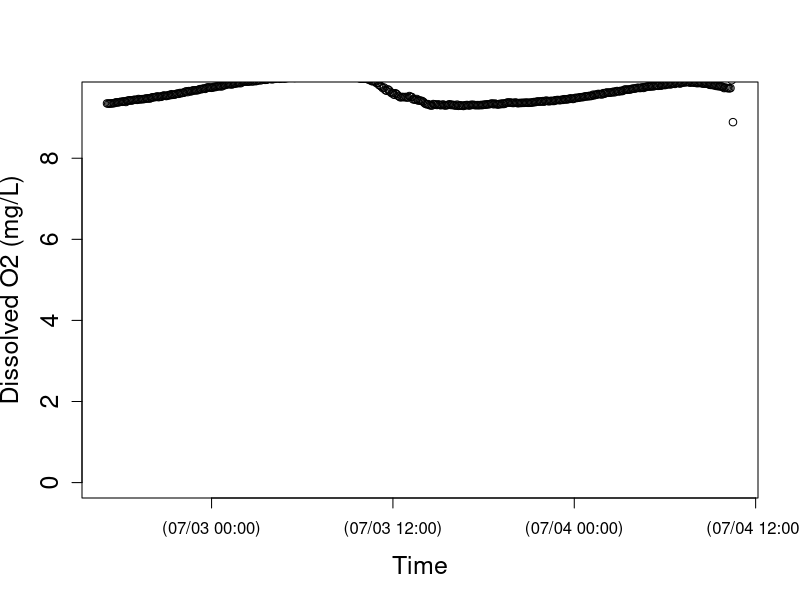
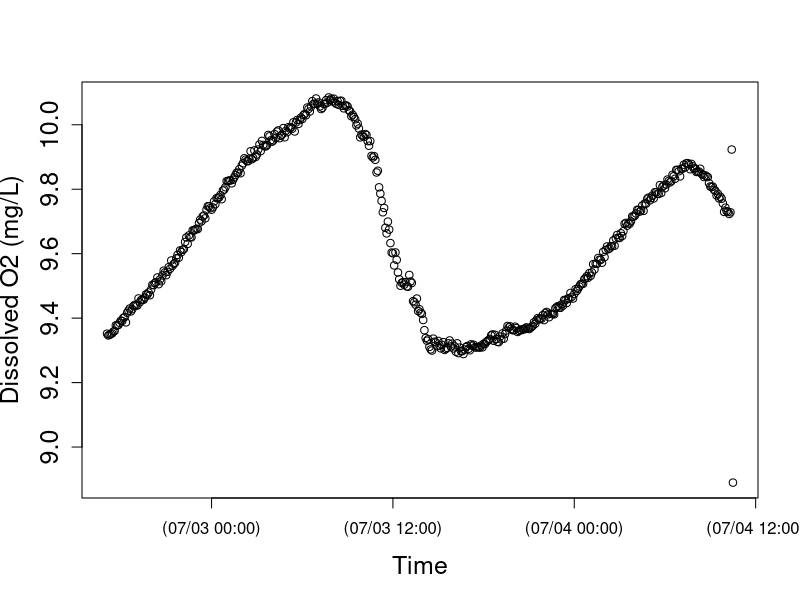

Generate these figures, in order, with R: (Note: this script raises an error after producing the figures.)
setwd("N:/Thesis.N/FreshStart_trans/TempLight_trans/TempLightSum18_trans/ST2jul18")
install.packages("chron")
library(chron)
StreamData=read.table("ST2jul18.txt",header=TRUE)  	##time is in seconds since 1970 and in UTC
StreamData$dtime<-chron(StreamData$time/86400)-(7/24)
## Check new chron object dtime and O2 data
## here is where you can target and remove outliers if you want to check before running models 
plot(StreamData$dtime, StreamData$oxy,cex.lab=1.5, cex.axis=1.5, lwd=1,ylim=c(0,9.5), xlab="Time",ylab="Dissolved O2 (mg/L)")
plot(StreamData$dtime, StreamData$oxy,cex.lab=1.5, cex.axis=1.5, lwd=1, xlab="Time",ylab="Dissolved O2 (mg/L)")

# END data important and management
# [2] LOAD O2 SATURATION FUNCTION

osat<- function(temp, bp) {
  
  tstd<-log((298.15-temp) / (273.15 + temp))
  
  a0<-2.00907
  a1<-3.22014
  a2<-4.0501
  a3<-4.94457
  a4<- -0.256847
  a5<- 3.88767
  
  u<-10^(8.10765-(1750.286/(235+temp)))
  
  sato<-(exp(a0 + a1*tstd + a2*tstd^2 + a3*tstd^3 + a4*tstd^4+a5*tstd^5))*((bp-u)/(760-u))*1.42905
  sato
}

#end of function
# END loading O2 SAT calc #
# [3] LOAD BAROMETRIC PRESSURE FUNCTION
## Function to correct barometric pressure for altitude. From Colt (2012).
## This function gives bp in mmHg for altitude given nearby measurement of standardized barometric pressure. 
## temp is degC 
## alt is m
## bpst is in inches of Hg and the sort of data you will find from U.S. weather stations.  Delete the *25.4 if you in the rest of the world where pressure is given in metric units
####function returns mm of Hg
bpcalc<- function(bpst, alt) {
  bpst*25.4*exp((-9.80665*0.0289644*alt)/(8.31447*(273.15+15)))
}
#end of function
# END loading BP calc function ####### 
# [4] LOAD GAS EXCHANGE (K) FUNCTIONS
# NOTE: The functions you use will depend on the methods used to estimate K (O2, propane, SF6). The temperature correction (Kcor) is embedded in the models below, but the Kcor function must be loaded into R before running the model.
# UNITS are day^(-1)
## This code does the opposite of Kcor below; it estimates K600 for KO2 at a given temperature. From Wanninkhof (1992).
K600fromO2<-function (temp, KO2) {
  ((600/(1800.6 - (120.1 * temp) + (3.7818 * temp^2) - (0.047608 * temp^3)))^-0.5) * KO2
}
#end of function
# This calculates K600 from K measured in a propane addition. From Raymond et al. (2012).
K600frompropane<-function (temp, Kpropane) {
  ((600/(2864 - (154.14 * temp) + (3.791 * temp^2) - (0.0379 * temp^3)))^-0.5) * Kpropane
}
#end of function
# This calculates K600 from K measured in a SF6 addition. From Raymond et al. (2012).
K600fromSF6<-function(temp, KSF6) {
  ((600/(3255.3-(217.13*temp)+(6.837*temp^2)-(0.08607*temp^3)))^-0.5)*KSF6
}
#end of function
# This function calculates KO2 at any given tempertaure from K600. via schmidt number scaling.  The scaling equation if From JÃ¤hne et al. (1987), Schmidt number conversions from Wanninkhof et al. 1992.
Kcor<-function (temp,K600){
  K600/(600/(1800.6-(temp*120.1)+(3.7818*temp^2)-(0.047608*temp^3)))^-0.5
}
#end of function
# END loading K functions
# [5] NIGHTTIME REGRESSION to estimate K -- OPTIONAL
### nighttime regression code to estimate K. Approach as in Hornberger and Kelly (1975).
## o2 file is your oxygen data (defined in subsetting)
## bp is barometric pressure in mm Hg for your site, 
## ts is the time step in MINUTES (not days as in metabolism code below)

nightreg<-function(o2file, bp, ts){
  
  temp<-o2file$temp
  oxy<-o2file$oxy
  
  # moving average on oxy data
  oxyf1<-filter(o2file$oxy,rep(1/3,3), sides=2)
  
  # trim the ends of the oxy data
  oxyf2<- oxyf1[c(-1,-length(oxyf1))]
  
  # calculate delO/delt; convert to units of days by ts in min-1*1440
  deltaO2<-((oxyf2[-1]-oxyf2[-length(oxyf2)])/ts)*1440
  
  # Trim the first two and last one from the temp data to match the filter oxy data
  temptrim<-temp[c(-2:-1,-length(temp))]
  
  # calc the dodef
  satdef<-osat(temptrim,bp)-oxyf2[-1]
  
  # fit linear model and plot using linear model fitting (lm) and abline functions in R stats package
  nreg<-lm(deltaO2~satdef)
  plot(satdef,deltaO2)
  abline(nreg)
  
  # use coef function in R stats package to get lm coefficients
  coeff<-coef(nreg)
  
  # output gives lm coeff and K600 (converted from nighttime regression estimate of KO2)
  out<-list(coeff, K600fromO2(mean(temp), coeff[2]))
  out
  
}
#end of function
# NOTE: this approach works better for some sites/dates than others; always check that your model fit is good and that your K600 estimate makes sense!
#Call as:  The first argument in the function defines when to pull data.  In this case on 10/27/204 (for spring creek) between 18:05 and 23:00

nightreg(StreamData[StreamData$dtime>=as.numeric(chron(dates="07/19/17", times="18:10:00")) & StreamData$dtime<=as.numeric(chron(dates="07/21/17", times="10:00:00")), ], bp=660, ts=10)
# END nighttime regression calculation of K #
# check that light makes sense
plot(StreamData$dtime, StreamData$light,cex.lab=1.5, cex.axis=1.5, lwd=1, xlab="Time",ylab="PAR (umol photons/s/m2)")
# END light
# [7] MODEL v1 - RIVERMETABK; solves for GPP, ER, AND K
##
# [7a] LOAD RIVERMETABK functions
###########################################

## VERSION 1 of possible metabolism model

##### now estimate metabolism

## parameter names (and units) for BOTH rivermetab functions (solving for or fixing K600):
## oxy.mod = modeled O2 (mg/L)
## oxy = O2 data (mg/L)
## MET[1] = GPP = estimated daily gross primary production (g O2 m-2 d-1); + flux of O2 production
## MET[2] = ER = estimated daily ecosystem respiration (g O2 m-2 d-1); - flux of O2 consumption 
## MET[3] = K = estimated K600 (d-1)
## z = estimated site depth (m)
## Kcor = KO2 corrected for temperature, calculated from K600 (d-1)
## bp = barometric pressure (mmHg)
## temp = water temperature (C)
## light = PAR data (or modlight from above light function)
## ts = time step of O2 data from logger (10 min intervals --> units are day, so 10/1440=0.06944)

# Model to calculate GPP, ER and K simultaneously
# This model is advantageous in the sense that one can estimate K from the data, but beware that it may be an overparameterized model.  
# Note that you have the opportunity below to use your light data or modeled light (here as data$light estimated for spring creek and french creek with the light model function above). You decide and modify the function and data names accordingly.

# rivermetabK is the master function that calls the MLE function (onestationmleK) and plotting function (onestationplot) below
rivermetabK<-function(o2file, z, bp, ts){
  
  ##pull data out of loaded o2file (subset in CALL function) and give it a name. 
  temp<-o2file$temp
  oxy<-o2file$oxy
  light<-o2file$light
  
  ##This calls onestationmleK (below) to calculate metabolism by non-linear minimization. We use nlm() function in R stats package; for more information see "help(nlm)"  The first argument is the function to be minimized, the second defines the starting values.  The function that is minimized (onestationmleK, see below) always has as its first argument, a vector of parameters (MET), and second argument a vector of starting values for those parameters, p=c(3,-5, 10).
  
  river.mle<-nlm(onestationmleK, p=c(3,-5, 10), oxy=oxy, z=z,temp=temp,light=light, bp=bp, ts=ts)
  
  ##plot modeled and measaured O2 given MLE estimates of GPP, ER, and K600.  It calls a function below onestationplot()
  
  onestationplot(GPP=river.mle$estimate[1], ER=river.mle$estimate[2],oxy=oxy,z=z,temp=temp,light=light, K=river.mle$estimate[3], bp=bp, ts=ts)
  
  ##return GPP, ER, K600, and MLE values
  b <- list(GPP=river.mle$estimate[1], ER=river.mle$estimate[2], K600=river.mle$estimate[3], neglogL=river.mle$minimum[1])
  b
}
# end of function
# This function returns the negative log likelihood value given O2 data and estimates of GPP, ER, and K (which is vector MET); is included in master rivermetabK function above
onestationmleK<-function(MET,temp, oxy, light, z, bp, ts) {
  
  # create new vector for modeled O2
  oxy.mod<-numeric(length(data))
  # give starting value from oxygen data; this is the only time O2 data is used to model GPP and ER
  oxy.mod[1]<-oxy[1]
  
  # this is the metabolism equation as in Van de Bogert et al 2007 L&OMethods
  for (i in 2:length(oxy)) {oxy.mod[i]<-oxy.mod[i-1]+((MET[1]/z)*(light[i]/sum(light)))+ MET[2]*ts/z+(Kcor(temp[i],MET[3]))*ts*(osat(temp[i],bp)-oxy.mod[i-1]) }
  
  ##below is MLE calculation; output is -log likelihood
  # diff in measured and modeled O2
  sqdiff<-(oxy-oxy.mod)^2 
  # likelihood function
  L <- length(oxy) * (log(((sum(sqdiff)/length(oxy))^0.5))+0.5*log(6.28)) + ((2*sum(sqdiff)/length(oxy))^-1) * sum(sqdiff)
  L
}
# end of function
# this function plots modeled O2 and O2 data from estimates of daily GPP, ER, and K; is included in master rivermetabK function above
# Calls same metabolism equation as in mle function, but plots modeled O2 as a function of GPP, ER, and K estimates from mle
# use this to visually assess your model estimates (should be good agreement between modeled and measured O2)
onestationplot<-function(GPP, ER, oxy, z, temp, K, light, bp, ts) {
  
  oxy.mod<-numeric(length(oxy))
  oxy.mod[1]<-oxy[1]
  
  # this is the metabolism equation as in Van de Bogert et al (2007) L&OMethods
  for (i in 2:length(oxy)) { oxy.mod[i]<-oxy.mod[i-1]+((GPP/z)*(light[i]/sum(light)))+ ER*ts/z+(Kcor(temp[i],K))*ts*(osat(temp[i],bp)-oxy.mod[i-1]) }
  
  plot(seq(1:length(oxy)),oxy.mod, type="l",xlab="Time", ylab="Dissolved oxygen  (mg/L)", cex.lab=1.5, cex.axis=1.5, lwd=2 )
  points(seq(1:length(oxy)),oxy)
}
# end of function

####### END LOADING rivermetabK function #
# [7b] CALL RIVERMETABK function
###########################################

## Call as:  z is depth in m, bp is im mmHg, ts is time steps in days.

# for spring creek data; 10/28/14
rivermetab<-function(o2file, z, bp, ts, K){
  
  ##pull data out of loaded o2file (subset in CALL function) and give it a name. 
  temp<-o2file$temp
  oxy<-o2file$oxy
  light<-o2file$light
  
  ##calculate metabolism by non linear minimization of MLE function (below)
  river.mle<-nlm(onestationmle, p=c(3,-5), oxy=oxy, z=z,temp=temp,light=light, bp=bp, ts=ts, K=K)
  
  ##plot data; uses same plot function as given for rivermetabK above (relisted below to keep each model as own unit)
  onestationplot(GPP=river.mle$estimate[1], ER=river.mle$estimate[2],oxy=oxy,z=z,temp=temp,light=light, K=K, bp=bp, ts=ts)
  
  ##return GPP, ER, and MLE value
  b<-list(GPP= river.mle$estimate[1], ER= river.mle$estimate[2],  neglogL= river.mle$minimum[1])
  b
}
# end of function

# function returns the likelihood value given O2 data and estimates of GPP, ER (which is vector MET); is included in master rivermetab function above; K600 is fixed
onestationmle<-function(MET,temp, oxy, light, z, bp, ts, K) {
  
  oxy.mod<-numeric(length(data))
  oxy.mod[1]<-oxy[1]
  
  # this is the metabolism equation as in Van de Bogert et al 2007 L&OMethods
  for (i in 2:length(oxy)) {oxy.mod[i]<-oxy.mod[i-1]+((MET[1]/z)*(light[i]/sum(light)))+ MET[2]*ts/z+(Kcor(temp[i],K))*ts*(osat(temp[i],bp)-oxy.mod[i-1]) }
  
  ## below is MLE calculation; output is likelihood
  # diff in measured and modeled O2
  sqdiff<-(oxy-oxy.mod)^2 
  # likelihood function
  L <- length(oxy)*(log(((sum(sqdiff)/length(oxy))^0.5)) +0.5*log(6.28)) + ((2*sum(sqdiff)/length(oxy))^-1)*sum(sqdiff)
  L
}
#end of function

# (As in rivermetabK)
# this function plots modeled O2 and O2 data from estimates of daily GPP and ER; is included in master rivermetab function above
# Calls same metabolism equation as in mle function, but plots modeled O2 as a function of GPP, ER estimates from mle
# use this to visually assess your model estimates (should be good agreement between modeled and measured O2)
onestationplot<-function(GPP, ER, oxy, z, temp, K, light, bp, ts) {
  
  oxy.mod<-numeric(length(oxy))
  oxy.mod[1]<-oxy[1]
  
  # this is the metabolism equation as in Van de Bogert et al (2007) L&OMethods
  for (i in 2:length(oxy)) { oxy.mod[i]<-oxy.mod[i-1]+((GPP/z)*(light[i]/sum(light)))+ ER*ts/z+(Kcor(temp[i],K))*ts*(osat(temp[i],bp)-oxy.mod[i-1]) }
  
  plot(seq(1:length(oxy)),oxy.mod, type="l",xlab="Time", ylab="Dissolved oxygen  (mg/L)", cex.lab=1.5, cex.axis=1.5, lwd=2 )
  points(seq(1:length(oxy)),oxy)
  
  print(summary(lm(oxy~oxy.mod)))
  
}
# end of function
####### END loading rivermetab function ####### 
## Call as:  z is depth in m, bp is im mmHg, ts is time steps in days.

# 5 MIN timestep!! literature k600 values based on slope
rivermetab(o2file=StreamData[StreamData$dtime>=as.numeric(chron(
  dates="07/02/18", times="17:10:00")) & StreamData $dtime<=as.numeric(chron(
    dates="07/04/18", times="10:20:00")), ], 
  z=0.114, 
  bp=727, 
  ts=0.0034722, 
  K=175.315547)
# 10 MIN timestep!! literature k600 values based on slope
rivermetab(o2file=StreamData[StreamData$dtime>=as.numeric(chron(
  dates="07/02/18", times="17:10:00")) & StreamData $dtime<=as.numeric(chron(
    dates="07/04/18", times="10:20:00")), ], 
  z=0.114, 
  bp=727, 
  ts=0.0069444, 
  K=175.315547)

# 5 MIN timestep!! my derived k600 values based on velocity
rivermetab(o2file=StreamData[StreamData$dtime>=as.numeric(chron(
  dates="07/02/18", times="17:10:00")) & StreamData $dtime<=as.numeric(chron(
  dates="07/04/18", times="10:20:00")), ], 
  z=0.114, 
  bp=727, 
  ts=0.0034722, 
  K=48.8544100)
# 10 MIN timestep!! my derived k600 values based on velocity
rivermetab(o2file=StreamData[StreamData$dtime>=as.numeric(chron(
  dates="07/02/18", times="17:10:00")) & StreamData $dtime<=as.numeric(chron(
    dates="07/04/18", times="10:20:00")), ], 
  z=0.114, 
  bp=727, 
  ts=0.0069444, 
  K=48.8544100)

# 5 MIN timestep!! full model as is 
rivermetabK(o2file=StreamData[ StreamData $dtime>=as.numeric(chron(
  dates="07/02/18", times="17:10:00")) & StreamData $dtime<=as.numeric(chron(
  dates="07/04/18", times="10:20:00")), ], 
  z=0.114, 
  bp=727, 
  ts=0.003472)
